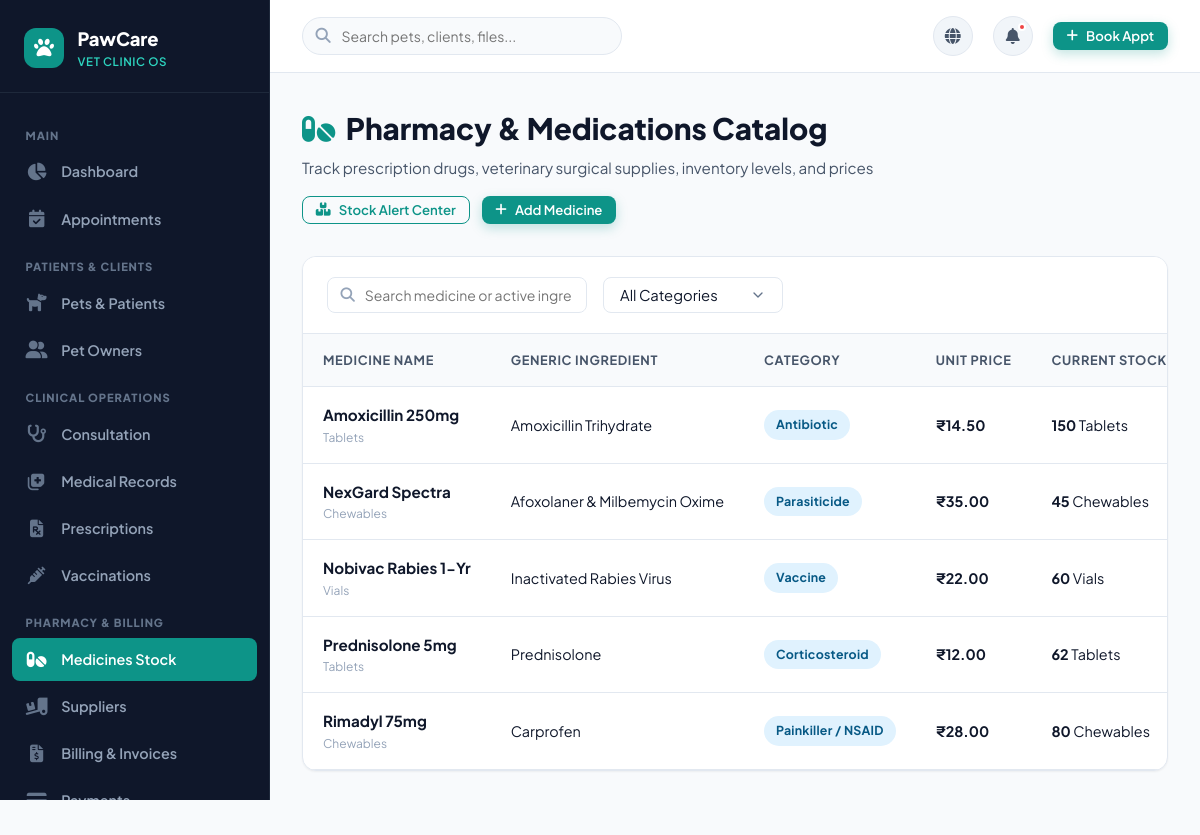
The app's page /medicines (signed in) with its own data.
### tables this page shows
CREATE TABLE medicines (
    id INTEGER PRIMARY KEY AUTOINCREMENT,
    name VARCHAR(120) NOT NULL,
    generic_name VARCHAR(120),
    category VARCHAR(60) NOT NULL, -- Antibiotic, Painkiller, Vaccine, Antiseptic, Vitamin, etc.
    supplier_id INTEGER,
    unit_price REAL NOT NULL DEFAULT 0.00,
    cost_price REAL DEFAULT 0.00,
    stock_quantity INTEGER NOT NULL DEFAULT 0,
    min_stock_level INTEGER DEFAULT 10,
    expiry_date DATE,
    unit_type VARCHAR(30) DEFAULT 'Tablets', -- Tablets, Vials, Bottles, Syringes
    description TEXT,
    created_at TIMESTAMP DEFAULT CURRENT_TIMESTAMP,
    FOREIGN KEY (supplier_id) REFERENCES suppliers (id) ON DELETE SET NULL
);

### app.py (the view)
@app.route('/medicines')
@login_required
def medicines():
    db = get_db()
    search = request.args.get('q', '').strip()
    cat = request.args.get('category', '').strip()
    query = """
        SELECT m.*, s.name as supplier_name
        FROM medicines m
        LEFT JOIN suppliers s ON m.supplier_id = s.id
        WHERE 1=1
    """
    params = []
    if search:
        query += " AND (m.name LIKE ? OR m.generic_name LIKE ?)"
        params.extend([f"%{search}%", f"%{search}%"])
    if cat:
        query += " AND m.category = ?"
        params.append(cat)
    query += " ORDER BY m.name ASC"
    med_list = db.execute(query, params).fetchall()
    categories = [r[0] for r in db.execute("SELECT DISTINCT category FROM medicines WHERE category IS NOT NULL").fetchall()]
    return render_template('medicines.html', medicines=med_list, categories=categories, search=search, selected_cat=cat)

### app.py (called while the page is built)
def get_db():
    if 'db' not in g:
        g.db = sqlite3.connect(
            app.config['DATABASE'],
            detect_types=sqlite3.PARSE_DECLTYPES
        )
        g.db.row_factory = sqlite3.Row
        g.db.execute("PRAGMA foreign_keys = ON;")
    return g.db

def init_db():
    db = get_db()
    cur = db.cursor()
    cur.execute("SELECT name FROM sqlite_master WHERE type='table' AND name='users';")
    if cur.fetchone() is None:
        if os.path.exists(app.config['SQL_SCHEMA']):
            with open(app.config['SQL_SCHEMA'], mode='r', encoding='utf-8') as f:
                db.cursor().executescript(f.read())
            db.commit()

@app.before_request
def setup_database_if_needed():
    init_db()

def login_required(view):
    from functools import wraps
    @wraps(view)
    def wrapped_view(**kwargs):
        if 'user_id' not in session:
            flash('Please log in to access this page.', 'warning')
            return redirect(url_for('login', next=request.url))
        return view(**kwargs)
    return wrapped_view

### templates/medicines.html (shortened to what this page needs)
{% extends "base.html" %}
{% block content %}
<div class="page-header">
  <div class="page-header-text">
    <h1><i class="fas fa-pills" style="color: var(--primary);"></i> Pharmacy & Medications Catalog</h1>
    <p>Track prescription drugs, veterinary surgical supplies, inventory levels, and prices</p>
  </div>
  <div class="page-actions">
    <a href="{{ url_for('medicine_stock') }}" class="btn btn-outline btn-sm">
      <i class="fas fa-boxes"></i> Stock Alert Center
    </a>
    <a href="{{ url_for('add_medicine') }}" class="btn btn-primary btn-sm">
      <i class="fas fa-plus"></i> Add Medicine
    </a>
  </div>
</div>
<div class="table-wrapper">
  <div class="table-toolbar">
    <form method="GET" action="{{ url_for('medicines') }}" style="display: flex; gap: 1rem; align-items: center; flex-wrap: wrap; flex: 1;">
      <div class="table-search-box">
        <i class="fas fa-search"></i>
        <input type="text" name="q" value="{{ search }}" placeholder="Search medicine or active ingredient...">
      </div>
      <div class="table-filters">
        <select name="category" class="form-control" style="width: 180px; padding: 0.5rem 1rem;" onchange="this.form.submit()">
          <option value="">All Categories</option>
        </select>
      </div>
    </form>
  </div>
  {% if medicines %}
  <div class="table-responsive">
    <table class="custom-table" id="dataTable">
      <thead>
        <tr>
          <th>Medicine Name</th>
          <th>Generic Ingredient</th>
          <th>Category</th>
          <th>Unit Price</th>
          <th>Current Stock</th>
        </tr>
      </thead>
      <tbody>
        {% for m in medicines %}
        <tr class="medicine-item-row" data-category="{{ m.category }}">
          <td>
            <strong style="color: var(--text-primary); font-size: 0.95rem;">{{ m.name }}</strong>
            <div style="font-size: 0.75rem; color: var(--text-muted);">{{ m.unit_type }}</div>
          </td>
          <td>{{ m.generic_name or '-' }}</td>
          <td><span class="badge badge-info">{{ m.category }}</span></td>
          <td><strong>₹{{ "%.2f"|format(m.unit_price) }}</strong></td>
          <td class="medicine-stock-cell" data-qty="{{ m.stock_quantity }}" data-min="{{ m.min_stock_level }}">
            <strong>{{ m.stock_quantity }}</strong> {{ m.unit_type }}
          </td>
        </tr>
        {% endfor %}
      </tbody>
    </table>
  </div>
  {% endif %}
</div>
{% endblock %}

### static/css/style.css (style rules this page uses)
:root { --primary: #0d9488; --primary-hover: #0f766e; --primary-light: #ccfbf1; --primary-dark: #115e59; --secondary: #6366f1; --secondary-light: #e0e7ff; --accent: #f59e0b; --accent-light: #fef3c7; --success: #10b981; --success-light: #d1fae5; --danger: #ef4444; --danger-light: #fee2e2; --warning: #f59e0b; --info: #0284c7; --info-light: #e0f2fe; --bg-main: #f8fafc; --bg-card: #ffffff; --bg-sidebar: #0f172a; --bg-subtle: #f1f5f9; --text-primary: #0f172a; --text-secondary: #475569; --text-muted: #94a3b8; --text-light: #f8fafc; --border-color: #e2e8f0; --border-radius-sm: 8px; --border-radius-md: 14px; --border-radius-lg: 20px; --border-radius-full: 9999px; --shadow-sm: 0 1px 2px 0 rgba(0, 0, 0, 0.05); --shadow-md: 0 4px 6px -1px rgba(0, 0, 0, 0.07), 0 2px 4px -1px rgba(0, 0, 0, 0.04); --shadow-lg: 0 10px 15px -3px rgba(0, 0, 0, 0.08), 0 4px 6px -2px rgba(0, 0, 0, 0.04); --shadow-xl: 0 20px 25px -5px rgba(0, 0, 0, 0.1), 0 10px 10px -5px rgba(0, 0, 0, 0.04); --transition: all 0.25s cubic-bezier(0.4, 0, 0.2, 1); }
* { margin: 0; padding: 0; box-sizing: border-box; }
body { font-family: 'Plus Jakarta Sans', -apple-system, BlinkMacSystemFont, sans-serif; background-color: var(--bg-main); color: var(--text-primary); line-height: 1.6; overflow-x: hidden; }
a { color: inherit; text-decoration: none; transition: var(--transition); }
.btn { display: inline-flex; align-items: center; justify-content: center; gap: 0.5rem; font-weight: 600; font-size: 0.925rem; padding: 0.65rem 1.35rem; border-radius: var(--border-radius-md); border: 1px solid transparent; cursor: pointer; transition: var(--transition); line-height: 1; }
.btn-primary { background-color: var(--primary); color: #ffffff; box-shadow: 0 4px 12px rgba(13, 148, 136, 0.25); }
.btn-outline { background: transparent; color: var(--primary); border: 1.5px solid var(--primary); }
.btn-sm { padding: 0.4rem 0.8rem; font-size: 0.825rem; border-radius: var(--border-radius-sm); }
.badge { display: inline-flex; align-items: center; gap: 0.35rem; font-size: 0.775rem; font-weight: 700; padding: 0.3rem 0.75rem; border-radius: var(--border-radius-full); text-transform: capitalize; letter-spacing: 0.02em; }
.badge-info, .badge-scheduled, .badge-admin { background: var(--info-light); color: #075985; }

### static/css/dashboard.css (style rules this page uses)
.page-header { display: flex; align-items: center; justify-content: space-between; margin-bottom: 2rem; flex-wrap: wrap; gap: 1rem; }
.page-header-text h1 { font-size: 1.85rem; font-weight: 800; color: var(--text-primary); display: flex; align-items: center; gap: 0.65rem; }
.page-header-text p { color: var(--text-secondary); font-size: 0.95rem; margin-top: 0.2rem; }
.page-actions { display: flex; align-items: center; gap: 0.75rem; }

### static/css/forms.css (style rules this page uses)
.form-control { width: 100%; padding: 0.7rem 1rem; border: 1.5px solid var(--border-color); border-radius: var(--border-radius-sm); font-size: 0.925rem; color: var(--text-primary); background-color: #ffffff; transition: var(--transition); font-family: inherit; }
.form-control::placeholder { color: var(--text-muted); }
select.form-control { appearance: none; background-repeat: no-repeat; background-position: right 1rem center; background-size: 1.1em; padding-right: 2.5rem; cursor: pointer; }

### records on screen
medicines: name "Amoxicillin 250mg", unit_type "Tablets", generic_name "Amoxicillin Trihydrate", category "Antibiotic", unit_price "14.50", stock_quantity "150"
medicines: name "NexGard Spectra", unit_type "Chewables", generic_name "Afoxolaner & Milbemycin Oxime", category "Parasiticide", unit_price "35.00", stock_quantity "45"
medicines: name "Nobivac Rabies 1-Yr", unit_type "Vials", generic_name "Inactivated Rabies Virus", category "Vaccine", unit_price "22.00", stock_quantity "60"
medicines: name "Prednisolone 5mg", unit_type "Tablets", generic_name "Prednisolone", category "Corticosteroid", unit_price "12.00", stock_quantity "62"
medicines: name "Rimadyl 75mg", unit_type "Chewables", generic_name "Carprofen", category "Painkiller / NSAID", unit_price "28.00", stock_quantity "80"
